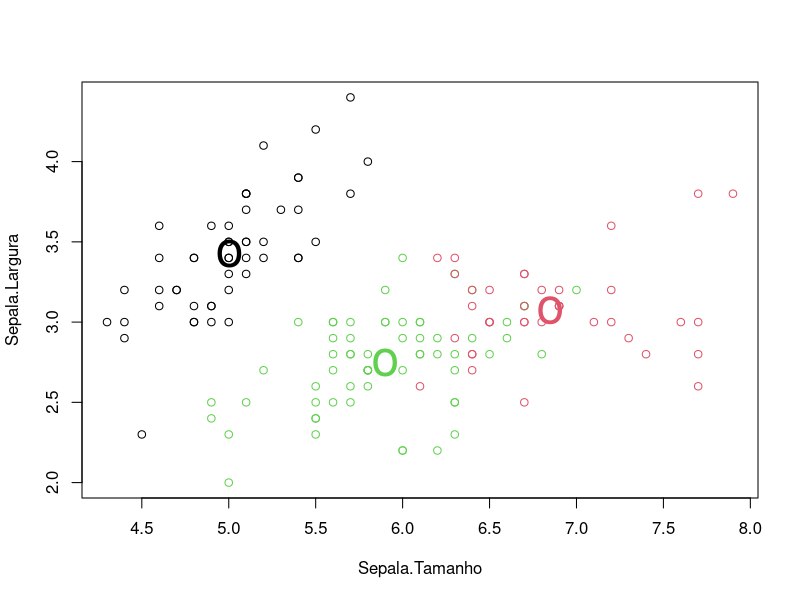

Write R code to recreate this figure.
## Example algorithm Unsupervised Learning 
# The kmeans livrary is of R framework, so it is not necessary to load it. 

# Get the Iris dataset
datasetIris <- iris

names(datasetIris) <- c("Sepala.Tamanho", "Sepala.Largura", "Petala.Tamanho", "Petala.Largura", "Especies")

# Let's check out how the distribution of this dataset is
summary(datasetIris)

# Taking only the columns with sizes and widths petal
tamanhos_Larguras = datasetIris[,-5]

# Run the k-means algorithm with the filtered dataset above (x) and ask to find 3 groups (centers).
resultado <- kmeans(x = tamanhos_Larguras, centers = 3)

# Show the result
resultado

# Joining the results with the names of the species 
table(datasetIris$Especies, resultado$cluster)

# Show the result with plot, taking into account the attributes of the petal
plot(tamanhos_Larguras[c("Sepala.Tamanho", "Sepala.Largura")], col=resultado$cluster)
points(resultado$centers[,c("Sepala.Tamanho", "Sepala.Largura")], col=1:3, pch="o", cex=3)
